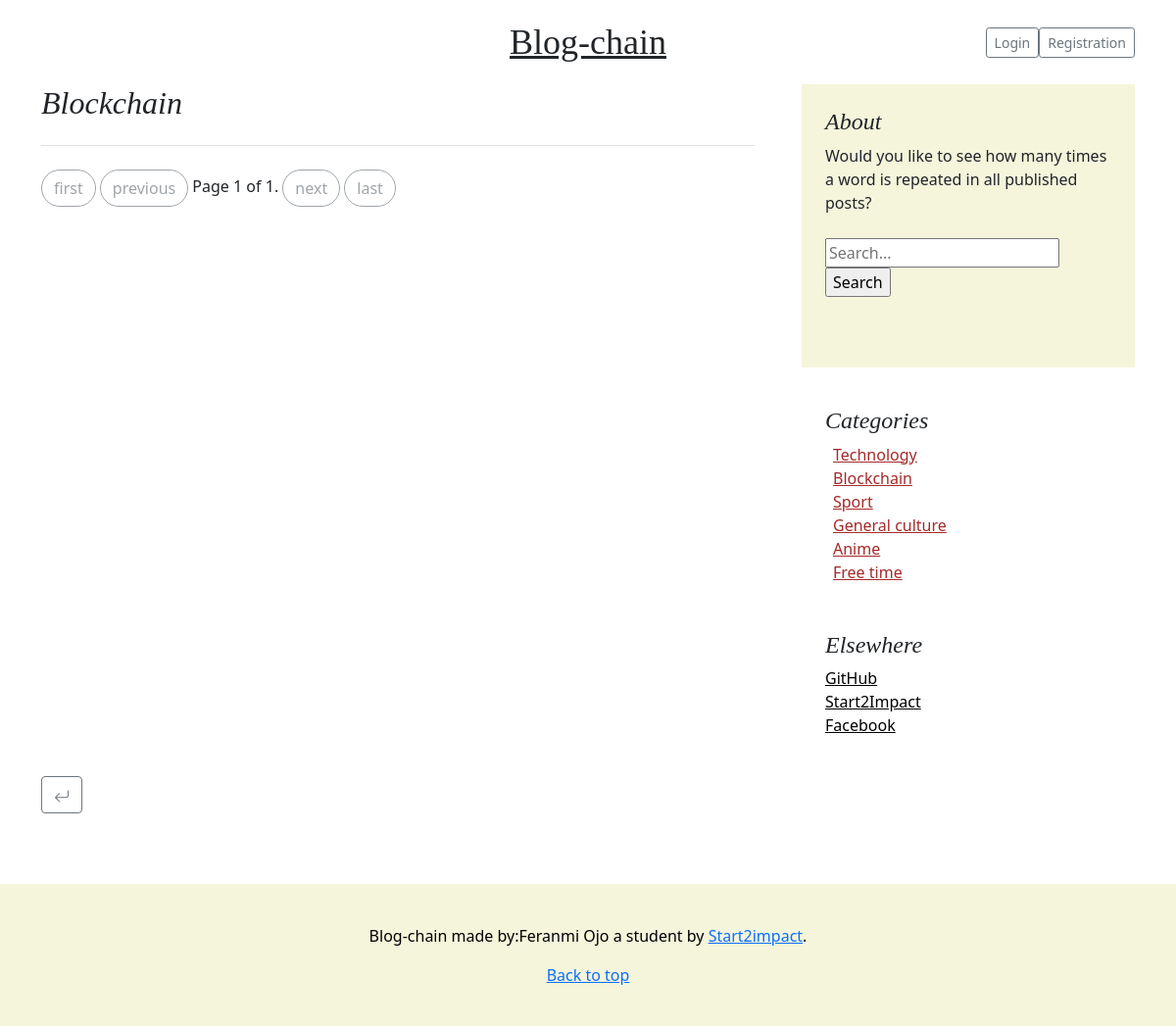
/articles/list/BC/, run on an earlier commit of the app's database.
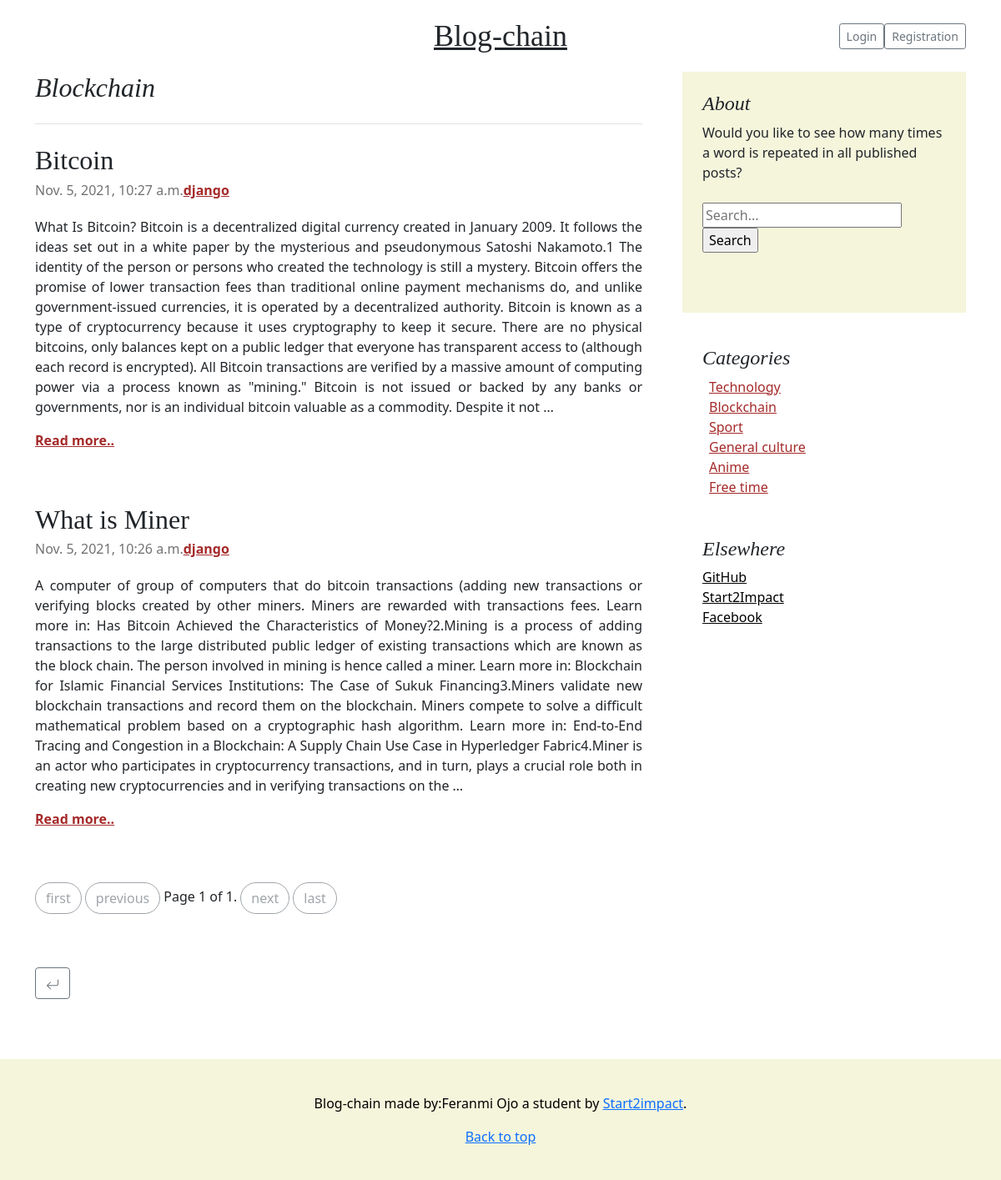
And on a later commit of the database.
### articles/models.py (models this page shows, shortened)
class Article(models.Model):
    DRAFT= 'DRRAFT'
    PUBLISHED='PUBLISHED'
    STATUS_CHOICES=(
        (DRAFT,'Draft'),
        (PUBLISHED,'Published')
    )
    status = models.CharField(max_length=10, choices=STATUS_CHOICES,default=PUBLISHED)
    TECNOLOGY = 'TC'
    BLOCKCHAIN='BC'
    SPORT = 'SP'
    GENERAL_CULTURE = 'GC'
    ANIME ='AN'
    FREE_TIME = 'FT'
    CATEGORIES = [
         (TECNOLOGY,'Technology'),
        (BLOCKCHAIN,'Blockchain'),
         ( SPORT,'Sport'),
        (GENERAL_CULTURE,'General culture'),
        (ANIME ,'Anime'),
        (FREE_TIME,'Free time')
    ]
    category= models.CharField(choices= CATEGORIES,default='FT',max_length=2)
    title= models.CharField(max_length=250)
    slug= models.SlugField(max_length=250,null=False, unique=True)
    img= models.ImageField(upload_to="images/", blank=True, null=True)
    content= models.TextField(max_length=5000)
    author= models.ForeignKey(settings.AUTH_USER_MODEL, on_delete=models.CASCADE)
    created= models.DateTimeField(default=timezone.now)
    published=models.DateTimeField(default=timezone.now)
    updated=models.DateTimeField(auto_now=True)
    address = models.CharField(max_length=66, default=None, null=True)
    hash = models.CharField(max_length=32, default=None, null=True)
    txId = models.CharField(max_length=66, default=None, null=True)
    class Meta:
        ordering = ("-updated","-published")
    def get_absolute_url(self):
        return reverse('articles:article-detail', kwargs={'slug':self.slug})

### articles/views.py (the view)
# urls.py: path('list/<slug:category_tag>/', views.ArticleListView.as_view(), name='article-list'),
class ArticleListView(ListView):
    model = Article
    paginate_by = 5
    def get_queryset(self):
        tag = self.kwargs.get('category_tag', None)
        queryset = Article.objects.filter(status='PUBLISHED')
        if tag:
            c = tag
            queryset = Article.objects.filter(status='PUBLISHED').filter(category__in=[tag])
        return queryset
    def get_context_data(self, **kwargs):
        context = super().get_context_data(**kwargs)
        context['categories'] = Article.CATEGORIES
        tag = self.kwargs.get('category_tag', None)
        context['tag'] = tag
        return context

### articles/templates/articles/article_list.html
{% extends "blog/base.html" %}
{% block page_content %}
    {% include "articles/partials/_list_content.html" %}
{% endblock %}

### articles/templates/articles/partials/_list_content.html (shortened to what this page needs)
<main role="main" class="container">
      <div class="row g-5">
        {% block section_articles%}
          <div class="col-md-8">
              <h2 class="pb-4 mb-4 fst-italic border-bottom">
                    {% for category_tag , category_display_name in categories %}
                        {% if category_tag == tag %}
                            {{category_display_name}}
                        {%endif%}
                  {%endfor%}
              </h2>
               {% for article in page_obj%}
                    <article class="blog-post">
                        <h2 class="blog-post-title">{{article.title}}</h2>
                        <p class="blog-post-meta">{{article.published}}<strong><a href="{%url 'accounts:profile' article.author.profile.id%} " style="color:#A52A2A">{{article.author}}</a></strong></p>
                        <p align="justify"> {{article.content|truncatewords:150}}  </p>
                        <p class="blog-post-footer"><strong><a href="{{article.get_absolute_url}}" style="color:#A52A2A" >Read more..</a></strong></p>
                    </article>
                {% endfor %}
            {% block pagination%}
            {% include "blog/partials/_pagination.html" with page=page_obj %}
            {% endblock %}
          </div>
        {% endblock %}
        {% block sidebar%}
        {% include "blog/partials/_sidebar.html"%}
        {% endblock %}
      </div>
     <a class="btn btn-outline-secondary" href="{%url 'blog:blog'%}">
    </a>
</main>

What changed in the data, as far as the page shows it:
added Article: title "Bitcoin", published "Nov. 5, 2021, 10:27 a.m.", author "django", content "What Is Bitcoin? Bitcoin is a decentralized digital currency created in January 2009. It follows the ideas set out in a white paper by the mysterious and pseudonymous Satoshi Nakamoto.1 The identity of the person or persons who created the technology is still a mystery. Bitcoin offers the promise of lower transaction fees than traditional online payment mechanisms do, and unlike government-issued currencies, it is operated by a decentralized authority. Bitcoin is known as a type of cryptocurrency because it uses cryptography to keep it secure. There are no physical bitcoins, only balances kept on a public ledger that everyone has transparent access to (although each record is encrypted).…"
added Article: title "What is Miner", published "Nov. 5, 2021, 10:26 a.m.", author "django", content "A computer of group of computers that do bitcoin transactions (adding new transactions or verifying blocks created by other miners. Miners are rewarded with transactions fees. Learn more in: Has Bitcoin Achieved the Characteristics of Money?2.Mining is a process of adding transactions to the large distributed public ledger of existing transactions which are known as the block chain. The person involved in mining is hence called a miner. Learn more in: Blockchain for Islamic Financial Services Institutions: The Case of Sukuk Financing3.Miners validate new blockchain transactions and record them on the blockchain. Miners compete to solve a difficult mathematical problem based on a…"
